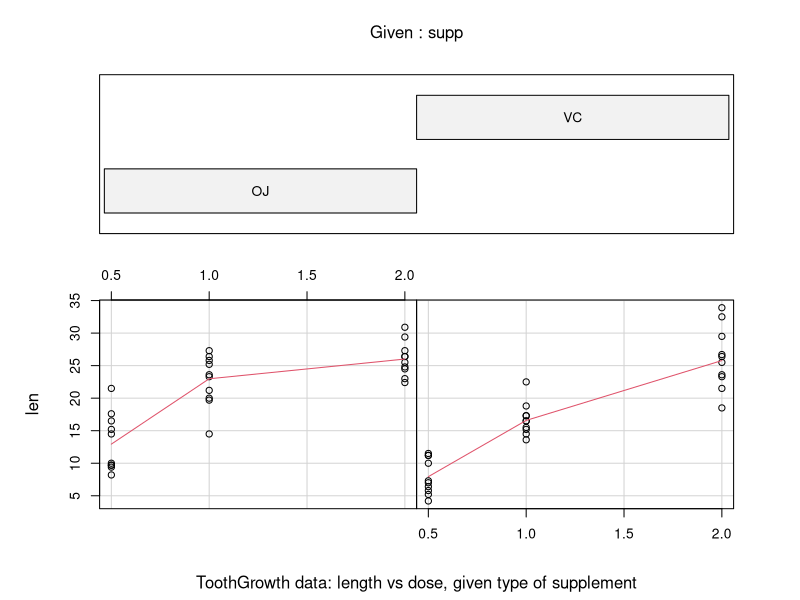
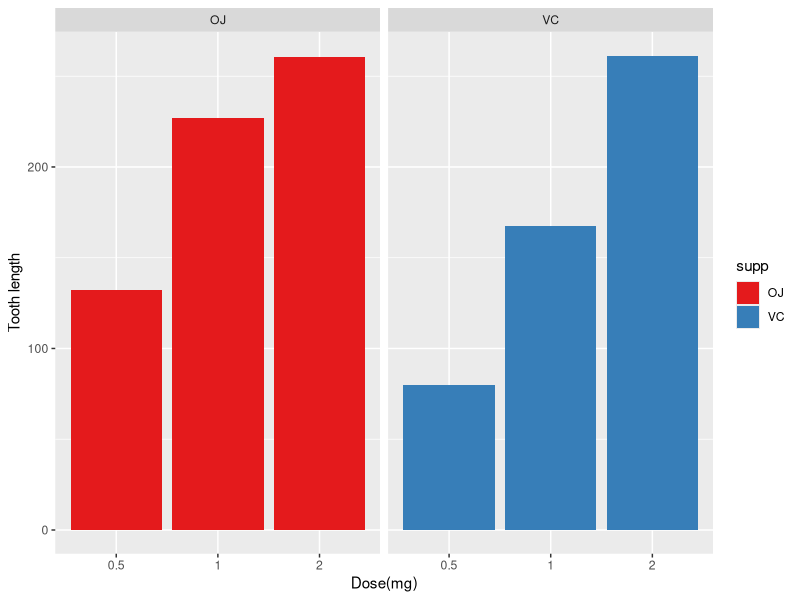
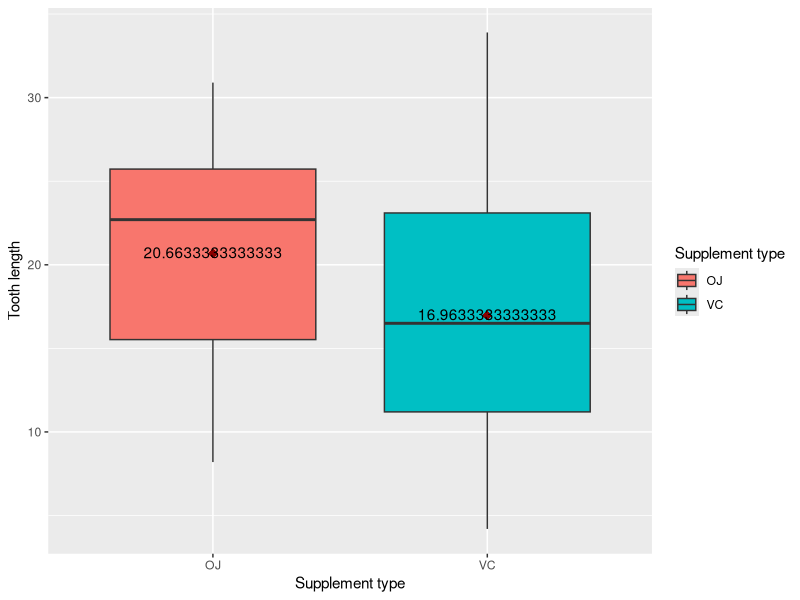

Write the R code that produced these figures, in order.
## ---- chunk 1
# load libraries
library(ggplot2)
library(knitr)
library(datasets)
## ---- chunk 2
# Load the data ToothGrowth
data(ToothGrowth)
# Look at the structure of the data
str(ToothGrowth)
# Dimension of the data
dim(ToothGrowth)
#Show the head of the data
head(ToothGrowth)

## ---- chunk 3
summary(ToothGrowth)

require(graphics)
coplot(len ~ dose | supp, data = ToothGrowth, panel = panel.smooth,
       xlab = "ToothGrowth data: length vs dose, given type of supplement")

## ---- chunk 4
ggplot(data=ToothGrowth, aes(x=as.factor(dose), y=len, fill=supp)) +
    geom_bar(stat="identity") +
    scale_fill_brewer(palette="Set1") +
    facet_grid(. ~ supp) +
    xlab("Dose(mg)") +
    ylab("Tooth length") 

## ---- chunk 5
means <- aggregate(len ~  supp, ToothGrowth, mean)

ggplot(data=ToothGrowth, aes(x=supp, y=len, fill=supp)) + geom_boxplot() +
stat_summary(fun.y=mean, colour="darkred", geom="point", shape=18, size=3,show_guide = FALSE) + geom_text(data = means, aes(label = len, y =len + 0.08))  + xlab("Supplement type") + ylab("Tooth length") + guides(fill=guide_legend(title="Supplement type"))


## ---- chunk 6
t.test(len ~ supp, data = ToothGrowth)

## ---- chunk 7
ToothGrowth.doses_0.5_1.0 <- subset (ToothGrowth, dose %in% c(0.5, 1.0)) 
ToothGrowth.doses_0.5_2.0 <- subset (ToothGrowth, dose %in% c(0.5, 2.0)) 
ToothGrowth.doses_1.0_2.0 <- subset (ToothGrowth, dose %in% c(1.0, 2.0))
## ---- chunk 8
t.test(len ~ dose, data = ToothGrowth.doses_0.5_1.0)

## ---- chunk 9
t.test(len ~ dose, data = ToothGrowth.doses_0.5_2.0)

## ---- chunk 10
t.test(len ~ dose, data = ToothGrowth.doses_1.0_2.0)

